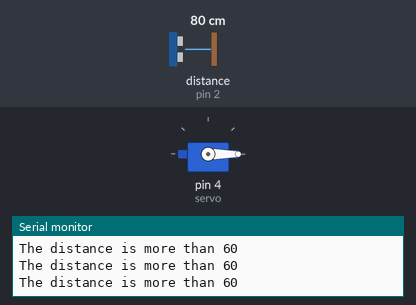
A sketch run on a simulated Arduino Uno, built with avr-gcc and run on an emulated ATmega328P. Shown: servo, the last lines printed to the serial monitor. Wiring (inferred from the names in the program): ultrasonic range finder: trigger pin 3; echo pin 2. The test bench sets the inputs (shaded band); at power-on: distance to the obstacle (sensor on pin 2) 80 cm. The echo pulse lasts 58.3 µs per cm.

Above: at 1.3 s.
1.4 s: distance to the obstacle (sensor on pin 2) set to 12 cm
3.5 s: distance to the obstacle (sensor on pin 2) set to 9 cm
At 4.6 s:
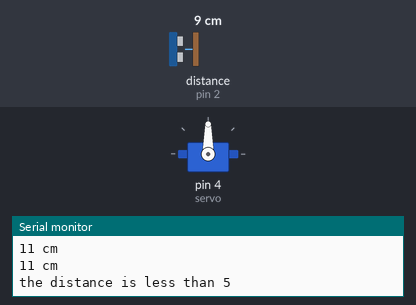
6.5 s: distance to the obstacle (sensor on pin 2) set to 18 cm
At 9.2 s:
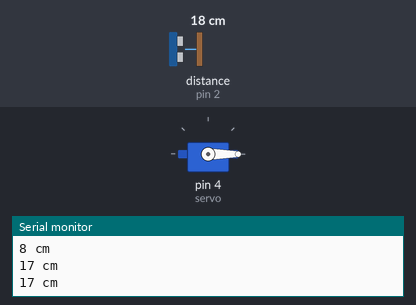
9.5 s: distance to the obstacle (sensor on pin 2) set to 2 cm
At 10.6 s:
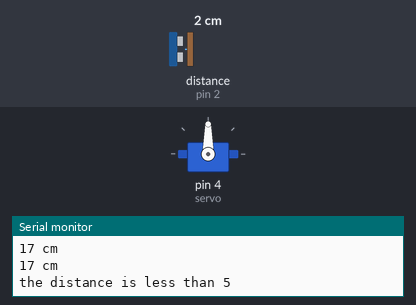
Timing chart, 0 to 13.5 s (numbered marks = the images above; inputs shaded):
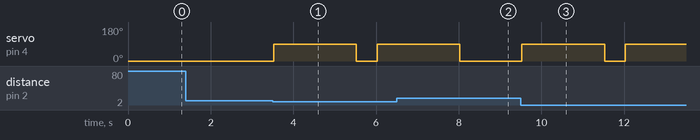

Measured:
- the behaviour switches between 11 and 10 cm on distance to the obstacle (sensor on pin 2) (found by bisection; images 0 and 1)
- after the input at 3.5 s, servo on pin 4 (servo): 0° → 90° at once, → 0° 2.0 s later, → 90° 0.50 s later
- after the input at 6.5 s, servo on pin 4 (servo): goes on until 8.0 s, then stays 0°
- after the input at 9.5 s, servo on pin 4 (servo): 0° → 90° at once, → 0° 2.0 s later, → 90° 0.50 s later

The sketch:

arduino_code.ino
```cpp
 #include <Servo.h>
#define trigPin 3
#define echoPin 2
Servo servo;
int sound = 250;
void setup() {
Serial.begin (9600);
pinMode(trigPin, OUTPUT);
pinMode(echoPin, INPUT);
servo.attach(4);
servo.write(0);
}
void loop() {
long duration, distance;
digitalWrite(trigPin, LOW);
delayMicroseconds(2);
digitalWrite(trigPin, HIGH);
delayMicroseconds(10);
digitalWrite(trigPin, LOW);
duration = pulseIn(echoPin, HIGH);
distance = (duration/2) / 29.1;
if (distance < 10) {
Serial.println("the distance is less than 5");
servo.write(90);
delay(2000);

servo.write(0);
}
if (distance > 60 || distance <= 0){
Serial.println("The distance is more than 60");
}
else {
Serial.print(distance);
Serial.println(" cm");
}
delay(500);
}
```
